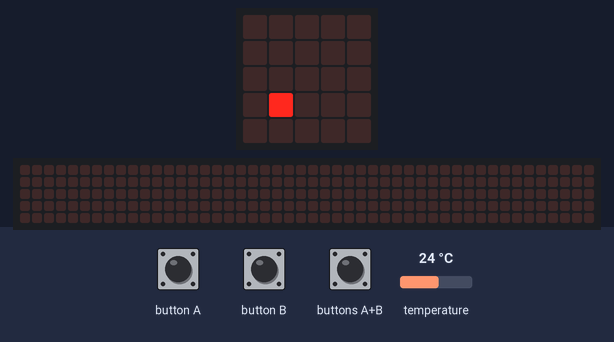
Bench run of a program on a simulated BBC micro:bit (MakeCode). On the bench: the board's 5×5 LED display, a strip that is not on the board, showing the scrolling text unrolled. Inputs (shaded band) come from the test bench; at power-on: temperature 24 °C. The 48×5 strip is a reading aid, not a part: it shows the text the display is scrolling, unrolled, one strip-width of it at a time.

Above: at 0.1 s.
2.4 s: button A pressed for 0.15 s
At 2.62 s:
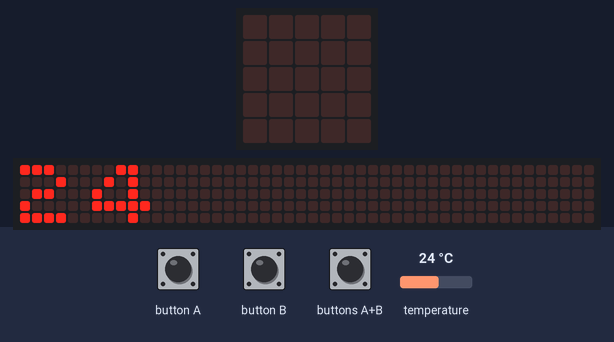
At 3.07 s:
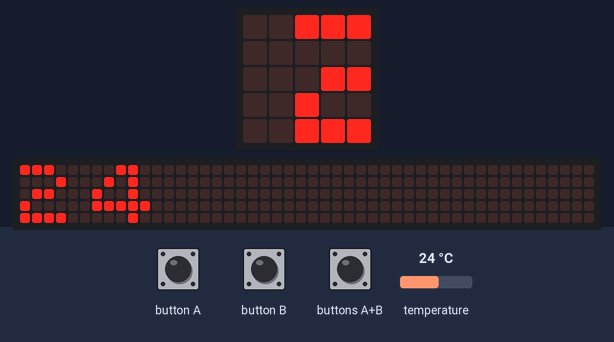
3.1 s: button B pressed for 0.15 s
3.8 s: buttons A+B pressed for 0.15 s
4.5 s: buttons A+B pressed for 1 s
At 5.6 s:
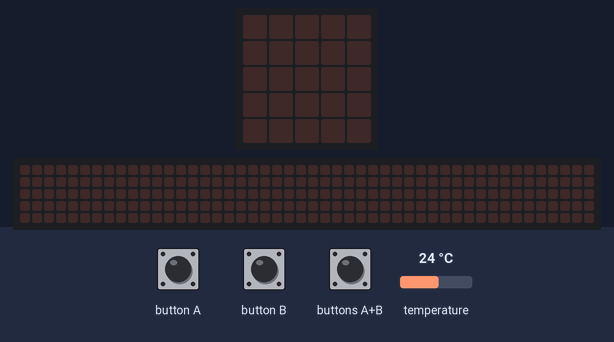

Measured:
- after the input at 2.4 s, the display: changes after 0.15 s (image 1)

The program:

main.ts
```typescript
input.onButtonPressed(Button.A, function () {
    basic.showNumber(min)
    basic.clearScreen()
})
input.onButtonPressed(Button.AB, function () {
    basic.showNumber(currenttemperature)
    basic.clearScreen()
})
input.onButtonPressed(Button.B, function () {
    basic.showNumber(max)
    basic.clearScreen()
})
let min = 0
let max = 0
let currenttemperature = 0
currenttemperature = input.temperature()
max = currenttemperature
min = currenttemperature
basic.forever(function () {
    basic.showString(".")
    currenttemperature = input.temperature()
    if (currenttemperature < min) {
        min = currenttemperature
    } else if (currenttemperature > max) {
        max = currenttemperature
    }
    basic.pause(1000)
    basic.clearScreen()
    basic.pause(1000)
})
```

test.ts
```typescript
// 테스트는 여기로 이동합니다; 이 패키지가 확장으로 사용될 때 컴파일되지 않을 것 입니다.
```
